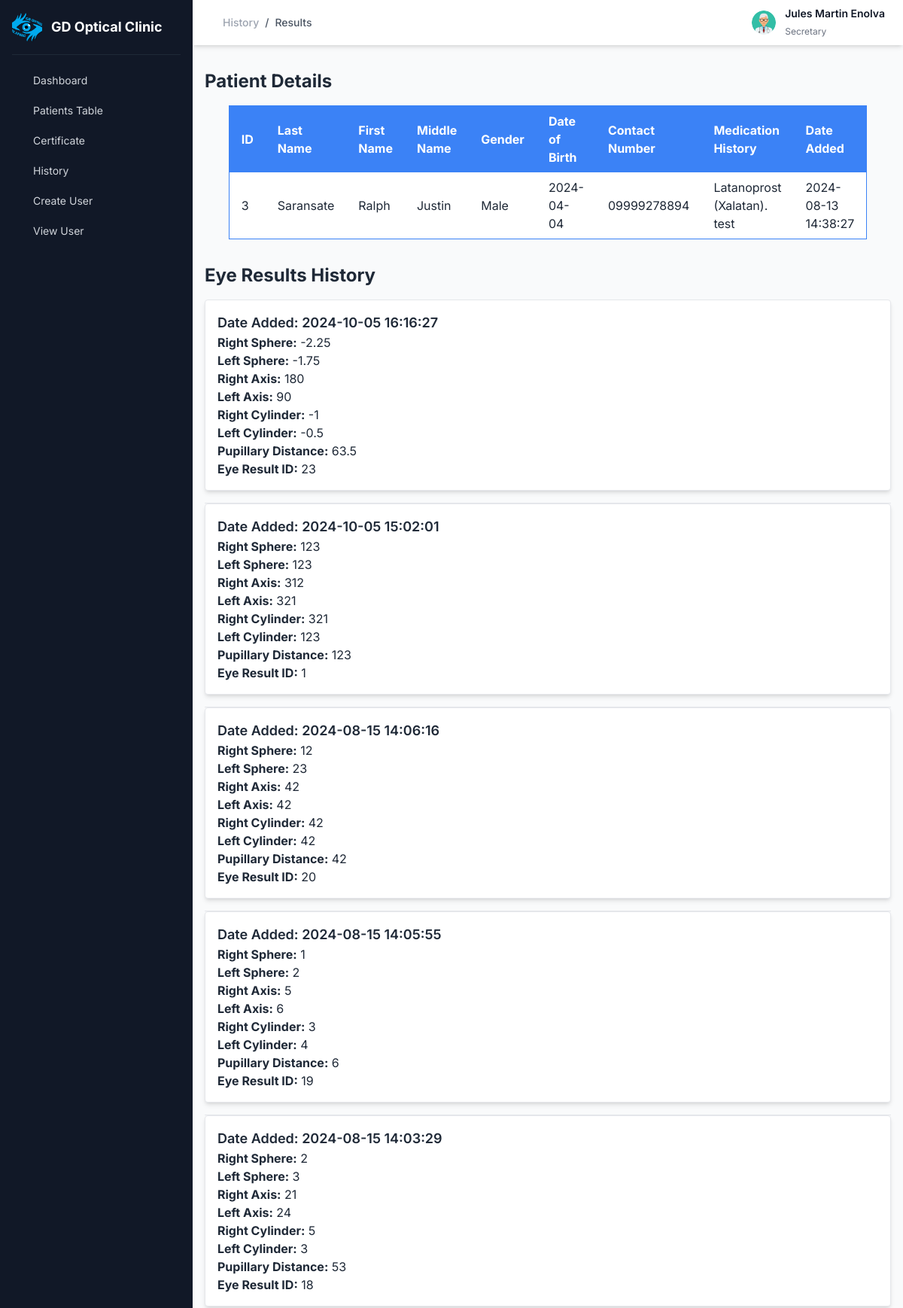
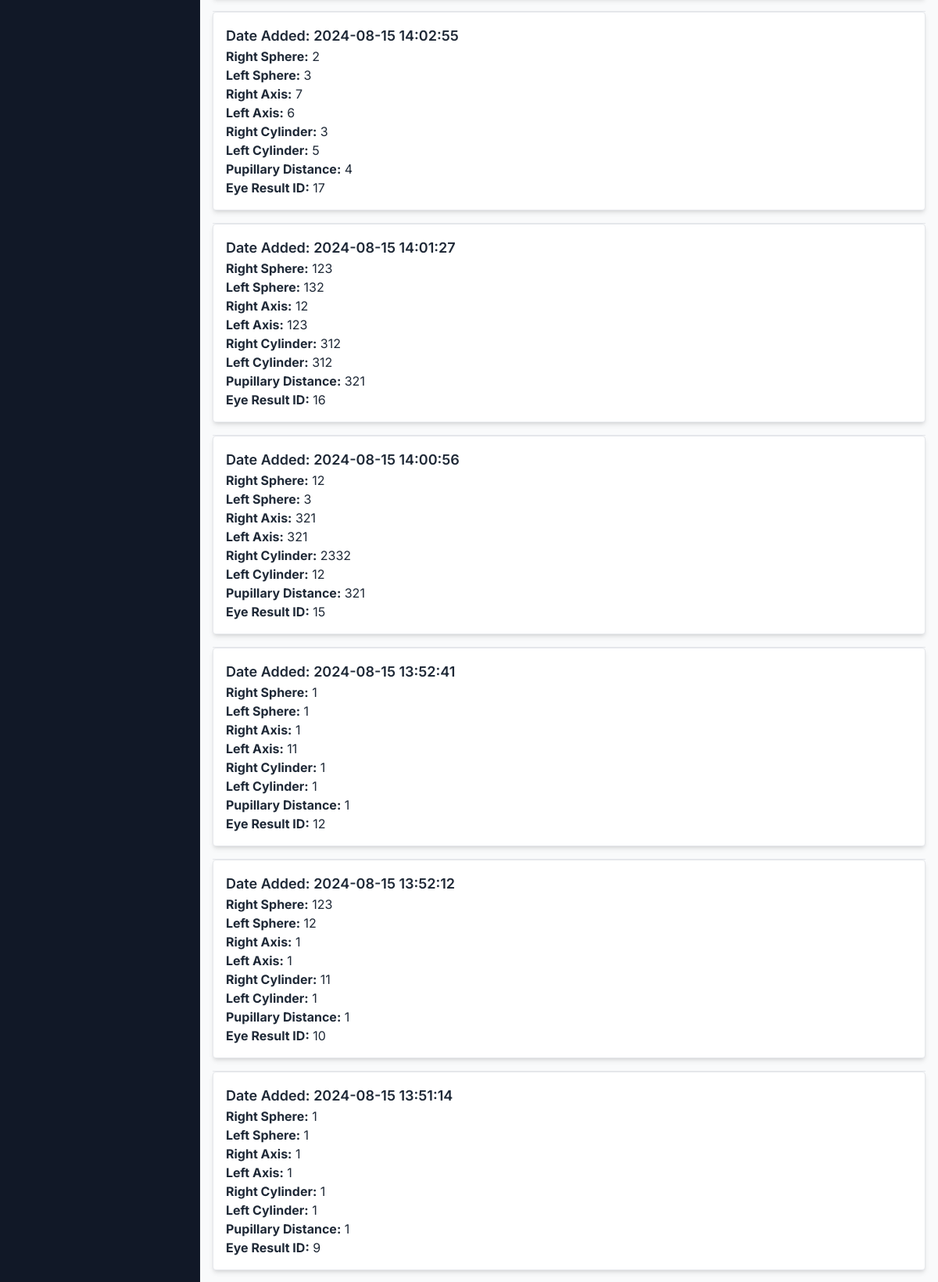
The app's page /pages/doctor_history_result.php?id=3 (signed in, upper part) with its own data (2 pictures, top to bottom).
### tables this page shows
CREATE TABLE `accounts` (
  `accounts_id` int(11) NOT NULL,
  `username` varchar(50) NOT NULL,
  `password` varchar(255) NOT NULL,
  `fullname` varchar(100) NOT NULL,
  `gender` enum('male','female','other') NOT NULL,
  `birthdate` date NOT NULL,
  `address` varchar(255) NOT NULL,
  `contact_number` varchar(20) NOT NULL,
  `account_type` enum('doctor','secretary') NOT NULL DEFAULT 'secretary'
);

CREATE TABLE `patients` (
  `patients_id` int(6) NOT NULL,
  `first_name` varchar(255) NOT NULL,
  `last_name` varchar(255) NOT NULL,
  `middle_name` varchar(255) DEFAULT NULL,
  `address` varchar(255) NOT NULL,
  `medication_history` text DEFAULT NULL,
  `date_of_birth` date NOT NULL,
  `gender` varchar(10) NOT NULL,
  `contact_no` varchar(15) NOT NULL,
  `date_added` timestamp NOT NULL DEFAULT current_timestamp() ON UPDATE current_timestamp()
);

CREATE TABLE `eye_result` (
  `eye_result_id` int(11) NOT NULL,
  `patients_id` int(11) NOT NULL,
  `r_sphere` varchar(255) NOT NULL,
  `l_sphere` varchar(255) NOT NULL,
  `r_cylinder` varchar(255) NOT NULL,
  `l_cylinder` varchar(255) NOT NULL,
  `r_axis` varchar(255) NOT NULL,
  `l_axis` varchar(255) NOT NULL,
  `pd` varchar(255) NOT NULL,
  `diagnosis` text NOT NULL,
  `date_added` timestamp NOT NULL DEFAULT current_timestamp() ON UPDATE current_timestamp()
);

### pages/doctor_history_result.php (the view, shortened to what this page needs)
<?php
include('db.php');
if (isset($_GET['id'])) {
    $id = intval($_GET['id']);
    $sql = "SELECT * FROM patients WHERE patients_id = $id";
    $result = $conn->query($sql);
    if ($result->num_rows > 0) {
        $patient = $result->fetch_assoc();
    } else {
        echo "Record not found";
        exit;
    }
    $sql_eye_results = "SELECT * FROM eye_result WHERE patients_id = $id ORDER BY date_added DESC";
    $eye_results_result = $conn->query($sql_eye_results);
} else {
    echo "Invalid request";
    exit;
}
$user_fullname = '';
$user_role = '';
if (isset($_SESSION['username'])) {
    $username = $_SESSION['username'];
    $stmt = $conn->prepare("SELECT fullname, account_type FROM accounts WHERE username = ?");
    $stmt->bind_param("s", $username);
    $stmt->execute();
    $result = $stmt->get_result();
    if ($result->num_rows === 1) {
        $row = $result->fetch_assoc();
        $user_fullname = $row['fullname'];
        $user_role = $row['account_type'];
    }
} else {
    header("Location: login.php");
    exit();
}
?>
<!DOCTYPE html>
<html lang="en">
<head>
    <link rel="stylesheet" href="https://cdnjs.cloudflare.com/ajax/libs/font-awesome/6.0.0-beta3/css/all.min.css">
    <link href="https://cdn.jsdelivr.net/npm/tailwindcss@2.2.19/dist/tailwind.min.css" rel="stylesheet">
</head>
<body>
<main class="w-full md:w-[calc(100%-256px)] md:ml-64 bg-gray-50 min-h-screen transition-all">
    <div class="py-2 px-6 bg-white flex items-center shadow-md sticky top-0 z-30">
        <ul class="flex items-center text-sm ml-4">
            <li class="mr-2">
                <a href="doctor_history.php" class="text-gray-400 hover:text-gray-600 font-medium">History</a>
            </li>
            <li class="text-gray-600 mr-2 font-medium">/</li>
        <li class="text-gray-600 mr-2 font-medium">Results</li>
        </ul>
        <div class="ml-auto flex items-center">
            <div class="dropdown ml-3">
                <button type="button" class="dropdown-toggle flex items-center">
                    <img src="../images/profile.png" alt="Profile Image" class="w-8 h-8 rounded-full block object-cover">
                </button>
            </div>
            <div class="user-details ml-3">
                <span class="name text-sm font-semibold text-gray-900 block"><?php echo htmlspecialchars($user_fullname); ?></span>
                <span class="role text-xs text-gray-500"><?php echo ucfirst(htmlspecialchars($user_role)); ?></span>
            </div>
        </div>
    </div>
    <div class="container mx-auto px-4 py-8">
        <h2 class="text-2xl font-bold mb-4">Patient Details</h2>
        <table class="w-full border-collapse border border-blue-500 max-w-xl mt-4 mx-auto">
            <thead>
                <tr class="bg-blue-500 text-white">
                    <th class="py-2 px-4 text-left">ID</th>
                    <th class="py-2 px-4 text-left">Last Name</th>
                    <th class="py-2 px-4 text-left">First Name</th>
                    <th class="py-2 px-4 text-left">Middle Name</th>
                    <th class="py-2 px-4 text-left">Gender</th>
                    <th class="py-2 px-4 text-left">Date of Birth</th>
                    <th class="py-2 px-4 text-left">Contact Number</th>
                    <th class="py-2 px-4 text-left">Medication History</th>
                    <th class="py-2 px-4 text-left">Date Added</th>
                </tr>
            </thead>
            <tbody>
                <tr class="bg-white border-b border-blue-500">
                    <td class="py-2 px-4"><?php echo $patient['patients_id']; ?></td>
                    <td class="py-2 px-4"><?php echo $patient['last_name']; ?></td>
                    <td class="py-2 px-4"><?php echo $patient['first_name']; ?></td>
                    <td class="py-2 px-4"><?php echo $patient['middle_name']; ?></td>
                    <td class="py-2 px-4"><?php echo $patient['gender']; ?></td>
                    <td class="py-2 px-4"><?php echo $patient['date_of_birth']; ?></td>
                    <td class="py-2 px-4"><?php echo $patient['contact_no']; ?></td>
                    <td class="py-2 px-4"><?php echo $patient['medication_history']; ?></td>
                    <td class="py-2 px-4"><?php echo $patient['date_added']; ?></td>
                </tr>
            </tbody>
        </table>
        <h2 class="text-2xl font-bold mt-8">Eye Results History</h2>
<div class="eye-results-container mt-4">
    <?php if ($eye_results_result->num_rows > 0): ?>
        <?php while ($eye_row = $eye_results_result->fetch_assoc()): ?>
            <div class="eye-result-box border p-4 mb-4 bg-white shadow-md rounded">
                <h3 class="text-lg font-semibold">Date Added: <?php echo $eye_row['date_added']; ?></h3>
                <p><strong>Right Sphere:</strong> <?php echo $eye_row['r_sphere']; ?></p>
                <p><strong>Left Sphere:</strong> <?php echo $eye_row['l_sphere']; ?></p>
                <p><strong>Right Axis:</strong> <?php echo $eye_row['r_axis']; ?></p>
                <p><strong>Left Axis:</strong> <?php echo $eye_row['l_axis']; ?></p>
                <p><strong>Right Cylinder:</strong> <?php echo $eye_row['r_cylinder']; ?></p>
                <p><strong>Left Cylinder:</strong> <?php echo $eye_row['l_cylinder']; ?></p>
                <p><strong>Pupillary Distance:</strong> <?php echo $eye_row['pd']; ?></p>
                <p><strong>Eye Result ID:</strong> <?php echo $eye_row['eye_result_id']; ?></p>
            </div>
        <?php endwhile; ?>
    <?php else: ?>
        <p>No eye results found</p>
    <?php endif; ?>
</div>
    </div>
    <?php include('doctor_homepage.php'); ?>
</body>
</html>

### records on screen
accounts: fullname "Jules Martin Enolva", account_type "Secretary"
patients: patients_id "3", last_name "Saransate", first_name "Ralph", middle_name "Justin", gender "Male", date_of_birth "2024-04-04", contact_no "09999278894", medication_history "Latanoprost (Xalatan). test", date_added "2024-08-13 14:38:27"
eye_result: date_added "2024-10-05 16:16:27", r_sphere "-2.25", l_sphere "-1.75", r_axis "180", l_axis "90", r_cylinder "-1", l_cylinder "-0.5", pd "63.5", eye_result_id "23"
eye_result: date_added "2024-10-05 15:02:01", r_sphere "123", l_sphere "123", r_axis "312", l_axis "321", r_cylinder "321", l_cylinder "123", pd "123", eye_result_id "1"
eye_result: date_added "2024-08-15 14:06:16", r_sphere "12", l_sphere "23", r_axis "42", l_axis "42", r_cylinder "42", l_cylinder "42", pd "42", eye_result_id "20"
eye_result: date_added "2024-08-15 14:05:55", r_sphere "1", l_sphere "2", r_axis "5", l_axis "6", r_cylinder "3", l_cylinder "4", pd "6", eye_result_id "19"
eye_result: date_added "2024-08-15 14:03:29", r_sphere "2", l_sphere "3", r_axis "21", l_axis "24", r_cylinder "5", l_cylinder "3", pd "53", eye_result_id "18"
eye_result: date_added "2024-08-15 14:02:55", r_sphere "2", l_sphere "3", r_axis "7", l_axis "6", r_cylinder "3", l_cylinder "5", pd "4", eye_result_id "17"
eye_result: date_added "2024-08-15 14:01:27", r_sphere "123", l_sphere "132", r_axis "12", l_axis "123", r_cylinder "312", l_cylinder "312", pd "321", eye_result_id "16"
eye_result: date_added "2024-08-15 14:00:56", r_sphere "12", l_sphere "3", r_axis "321", l_axis "321", r_cylinder "2332", l_cylinder "12", pd "321", eye_result_id "15"
eye_result: date_added "2024-08-15 13:52:41", r_sphere "1", l_sphere "1", r_axis "1", l_axis "11", r_cylinder "1", l_cylinder "1", pd "1", eye_result_id "12"
eye_result: date_added "2024-08-15 13:52:12", r_sphere "123", l_sphere "12", r_axis "1", l_axis "1", r_cylinder "11", l_cylinder "1", pd "1", eye_result_id "10"
eye_result: date_added "2024-08-15 13:51:14", r_sphere "1", l_sphere "1", r_axis "1", l_axis "1", r_cylinder "1", l_cylinder "1", pd "1", eye_result_id "9"
